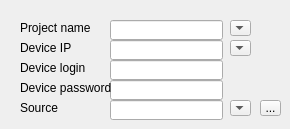
    <widget class="QWidget" name="tab">
     <attribute name="title">
      <string>Device</string>
     </attribute>
     <widget class="QLineEdit" name="lineEdit_2">
      <property name="enabled">
       <bool>true</bool>
      </property>
      <property name="geometry">
       <rect>
        <x>110</x>
        <y>40</y>
        <width>113</width>
        <height>20</height>
       </rect>
      </property>
     </widget>
     <widget class="QToolButton" name="toolButton_2">
      <property name="geometry">
       <rect>
        <x>260</x>
        <y>100</y>
        <width>21</width>
        <height>16</height>
       </rect>
      </property>
      <property name="text">
       <string>...</string>
      </property>
      <property name="popupMode">
       <enum>QToolButton::DelayedPopup</enum>
      </property>
      <property name="toolButtonStyle">
       <enum>Qt::ToolButtonIconOnly</enum>
      </property>
      <property name="autoRaise">
       <bool>false</bool>
      </property>
     </widget>
     <widget class="QLabel" name="label_2">
      <property name="geometry">
       <rect>
        <x>20</x>
        <y>40</y>
        <width>81</width>
        <height>16</height>
       </rect>
      </property>
      <property name="text">
       <string>Device IP</string>
      </property>
      <property name="buddy">
       <cstring>lineEdit_2</cstring>
      </property>
     </widget>
     <widget class="QLineEdit" name="lineEdit_5">
      <property name="enabled">
       <bool>true</bool>
      </property>
      <property name="geometry">
       <rect>
        <x>110</x>
        <y>100</y>
        <width>113</width>
        <height>20</height>
       </rect>
      </property>
      <property name="readOnly">
       <bool>true</bool>
      </property>
     </widget>
     <widget class="QLineEdit" name="lineEdit_4">
      <property name="enabled">
       <bool>true</bool>
      </property>
      <property name="geometry">
       <rect>
        <x>110</x>
        <y>80</y>
        <width>113</width>
        <height>20</height>
       </rect>
      </property>
     </widget>
     <widget class="QLineEdit" name="lineEdit_3">
      <property name="enabled">
       <bool>true</bool>
      </property>
      <property name="geometry">
       <rect>
        <x>110</x>
        <y>60</y>
        <width>113</width>
        <height>20</height>
       </rect>
      </property>
     </widget>
     <widget class="QLabel" name="label_3">
      <property name="geometry">
       <rect>
        <x>20</x>
        <y>60</y>
        <width>101</width>
        <height>16</height>
       </rect>
      </property>
      <property name="toolTip">
       <string>&lt;html&gt;&lt;head/&gt;&lt;body&gt;&lt;p&gt;Device user must be root&lt;/p&gt;&lt;/body&gt;&lt;/html&gt;</string>
      </property>
      <property name="text">
       <string>Device login</string>
      </property>
      <property name="buddy">
       <cstring>lineEdit_3</cstring>
      </property>
     </widget>
     <widget class="QLabel" name="label">
      <property name="geometry">
       <rect>
        <x>20</x>
        <y>20</y>
        <width>101</width>
        <height>16</height>
       </rect>
      </property>
      <property name="toolTip">
       <string>&lt;html&gt;&lt;head/&gt;&lt;body&gt;&lt;p&gt;Name must be like&lt;/p&gt;&lt;p&gt;sn3307 or sn4215&lt;/p&gt;&lt;p&gt;(its name of binary file)&lt;/p&gt;&lt;/body&gt;&lt;/html&gt;</string>
      </property>
      <property name="text">
       <string>Project name</string>
      </property>
      <property name="buddy">
       <cstring>lineEdit</cstring>
      </property>
     </widget>
     <widget class="QLabel" name="label_5">
      <property name="geometry">
       <rect>
        <x>20</x>
        <y>100</y>
        <width>101</width>
        <height>16</height>
       </rect>
      </property>
      <property name="toolTip">
       <string>&lt;html&gt;&lt;head/&gt;&lt;body&gt;&lt;p&gt;Set working directory it must contain Src and Build catalogs&lt;/p&gt;&lt;/body&gt;&lt;/html&gt;</string>
      </property>
      <property name="text">
       <string>Source</string>
      </property>
      <property name="buddy">
       <cstring>lineEdit_5</cstring>
      </property>
     </widget>
     <widget class="QLineEdit" name="lineEdit">
      <property name="enabled">
       <bool>true</bool>
      </property>
      <property name="geometry">
       <rect>
        <x>110</x>
        <y>20</y>
        <width>113</width>
        <height>20</height>
       </rect>
      </property>
      <property name="readOnly">
       <bool>false</bool>
      </property>
     </widget>
     <widget class="QLabel" name="label_4">
      <property name="geometry">
       <rect>
        <x>20</x>
        <y>80</y>
        <width>101</width>
        <height>16</height>
       </rect>
      </property>
      <property name="toolTip">
       <string>&lt;html&gt;&lt;head/&gt;&lt;body&gt;&lt;p&gt;Password for device usually is empty&lt;/p&gt;&lt;/body&gt;&lt;/html&gt;</string>
      </property>
      <property name="text">
       <string>Device password</string>
      </property>
      <property name="buddy">
       <cstring>lineEdit_4</cstring>
      </property>
     </widget>
     <widget class="QComboBox" name="comboBox">
      <property name="geometry">
       <rect>
        <x>230</x>
        <y>20</y>
        <width>21</width>
        <height>16</height>
       </rect>
      </property>
     </widget>
     <widget class="QComboBox" name="comboBox_2">
      <property name="geometry">
       <rect>
        <x>230</x>
        <y>40</y>
        <width>21</width>
        <height>16</height>
       </rect>
      </property>
     </widget>
     <widget class="QComboBox" name="comboBox_3">
      <property name="geometry">
       <rect>
        <x>230</x>
        <y>100</y>
        <width>21</width>
        <height>16</height>
       </rect>
      </property>
     </widget>
    </widget>
